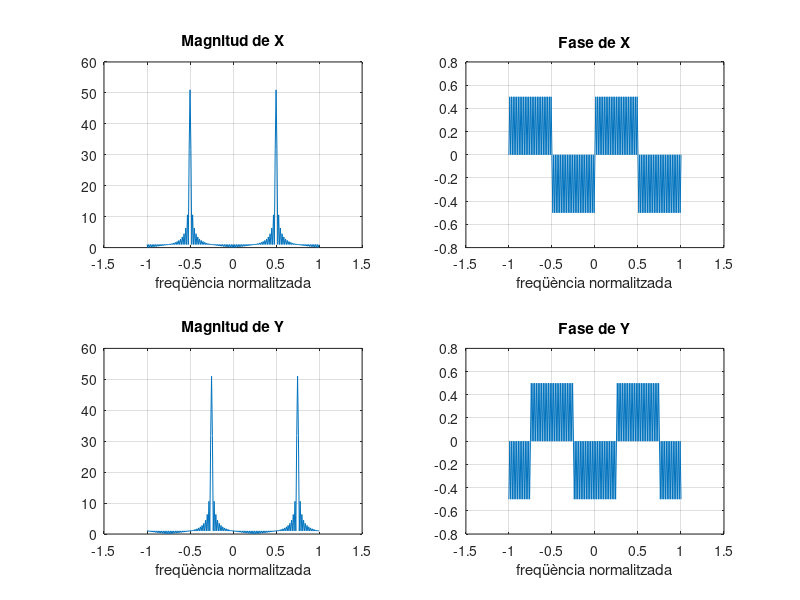

Here is the MATLAB script that generated this plot:
clear all;
close all;

n = 0:100; 
x = cos(pi*n/2);
k = -100:100; omega = (pi/100)*k;
X = x * (exp(-j*pi/100)).^(n'*k);

y = exp(j*pi*n/4).*x; % senyal multiplied per x(n)
Y = y * (exp(-j*pi/100)).^(n'*k);

subplot(2,2,1); 
plot(omega/pi,abs(X)); grid;
xlabel('freqüència normalitzada'); title('Magnitud de X');

subplot(2,2,2); 
plot(omega/pi,angle(X)/pi); 
xlabel('freqüència normalitzada'); title('Fase de X'); grid;

subplot(2,2,3); 
plot(omega/pi,abs(Y)); 
xlabel('freqüència normalitzada'); title('Magnitud de Y'); grid;

subplot(2,2,4);  
plot(omega/pi,angle(Y)/pi);
xlabel('freqüència normalitzada'); title('Fase de Y'); grid; 